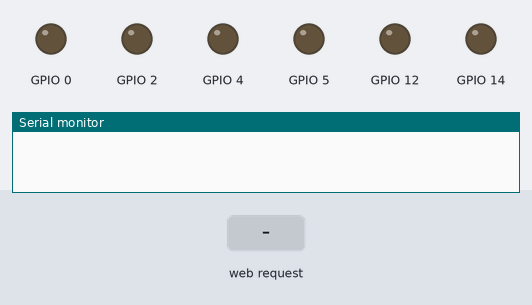
The sketch below on a simulated ESP8266 (NodeMCU). Parts: output pins drawn as LEDs (lit = HIGH), the last lines printed to the serial monitor. The test bench sets the inputs (shaded band).

Above: at 1.2 s.
1.3 s: HTTP request GET /P1_ON received
At 2.1 s:
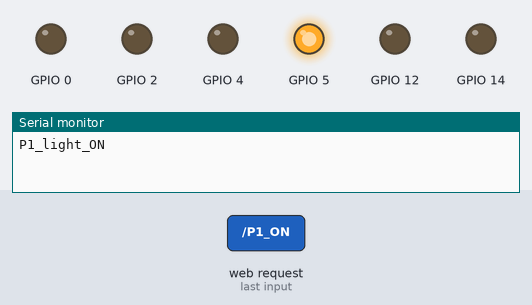
2.8 s: HTTP request GET /P1_X_ON received
At 3.2 s:
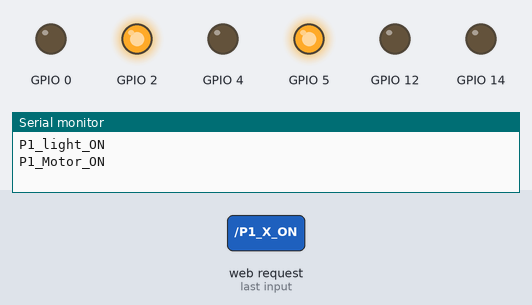
4.3 s: HTTP request GET /P1_OFF received
At 5.5 s:
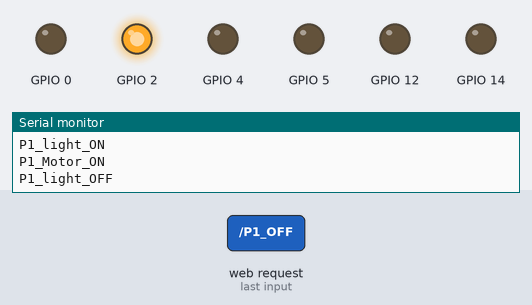
5.8 s: HTTP request GET /P2_ON received
At 6.7 s:
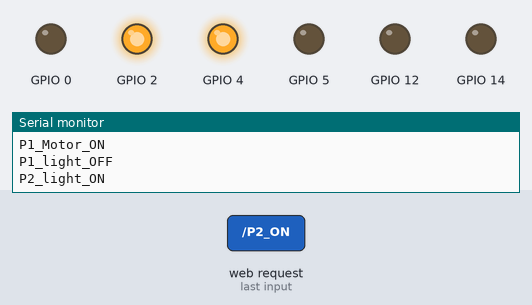
7.3 s: HTTP request GET /P1_X_OFF received
At 7.8 s:
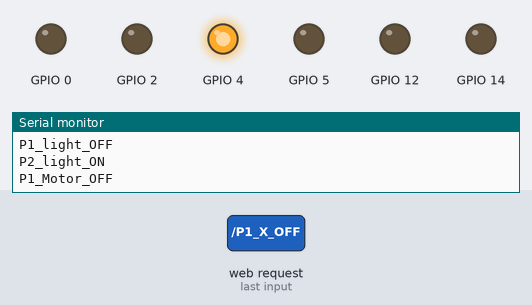
8.8 s: HTTP request GET /P3_ON received
At 10.2 s:
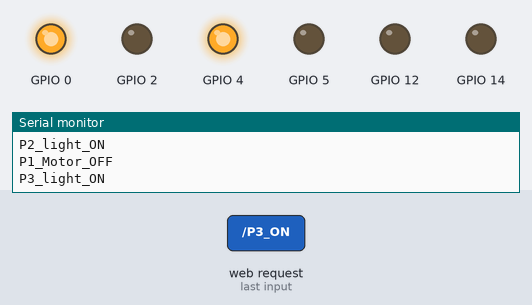
Timing chart, 0 to 11.3 s (numbered marks = the images above; inputs shaded):
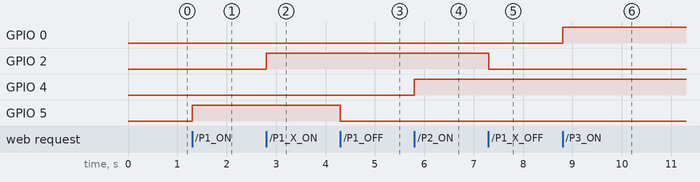

Measured:
- after the input at 1.3 s, GPIO 5: LOW → HIGH at once
- after the input at 2.8 s, GPIO 2: LOW → HIGH at once
- after the input at 4.3 s, GPIO 5: HIGH → LOW at once
- after the input at 5.8 s, GPIO 4: LOW → HIGH at once
- after the input at 7.3 s, GPIO 2: HIGH → LOW at once
- after the input at 8.8 s, GPIO 0: LOW → HIGH at once

The sketch:

03_The-Museum.ino
```cpp
// (licence header left out)
//Libary Imports//

#include <ESP8266WiFi.h>
#include <Wire.h>
#include <Adafruit_PWMServoDriver.h>
Adafruit_PWMServoDriver pwm = Adafruit_PWMServoDriver();


//Wireless Details//

const char AP_NameChar[] = "The Museum" ;
const char WiFiPassword[] = "";

WiFiServer server(80); // Setting Access Point Port


//Webpage Ingest \ HTML+CSS section//

String header = "HTTP/1.1 200 OK\r\nContent-Type: text/html\r\n\r\n";
String html_1 = "<!DOCTYPE html><html><head><meta name='viewport' content='width=device-width, initial-scale=1.0'/><meta charset='utf-8'><style>body {font-size:140%;} #main {display: table; margin: auto;  padding: 0 10px 0 10px; } h2,{text-align:center; } .button { padding:10px 10px 10px 10px; width:100%;  background-color: #61ede6; font-size: 120%;}</style><title>The Museum</title></head><body><div id='main'><h2>Museum Controller</h2><br><br>";
String html_2 = "<form id='F1' action='P1_ON'><input class='button' type='submit' value='P1 Light ON' ></form><br>";
String html_3 = "<form id='F2' action='P1_OFF'><input class='button' type='submit' value='P1 Light OFF' ></form><br>";

String html_4 = "<form id='F2' action='P2_ON'><input class='button' type='submit' value='P2 Light ON' ></form><br>";
String html_5 = "<form id='F2' action='P2_OFF'><input class='button' type='submit' value='P2 Light OFF' ></form><br>";

String html_6 = "<form id='F2' action='P3_ON'><input class='button' type='submit' value='P3 Light ON' ></form><br>";
String html_7 = "<form id='F2' action='P3_OFF'><input class='button' type='submit' value='P3 Light OFF' ></form><br>";

String html_8 = "<form id='F2' action='P1_X_ON'><input class='button' type='submit' value='P1 Motor ON' ></form><br>";
String html_9 = "<form id='F2' action='P1_X_OFF'><input class='button' type='submit' value='P1 Motor OFF' ></form><br>";

String html_10 = "<form id='F2' action='P2_X_ON'><input class='button' type='submit' value='P2 EEG ON' ></form><br>";
String html_11 = "<form id='F2' action='P2_X_OFF'><input class='button' type='submit' value='P2 EEG OFF' ></form><br>";

String html_12 = "<form id='F2' action='P3_X_ON'><input class='button' type='submit' value='P3 EMP ON' ></form><br>";
String html_13 = "<form id='F2' action='P3_X_OFF'><input class='button' type='submit' value='P3 EMP OFF' ></form><br>";


String html_14 = "</div></body></html>";

String request = "";


//Variable Area//

int servonum = 15;
int pulselength;
String loops;


//Declaring View configurations//

// - Lighting

void P1_light_ON() {
  digitalWrite(5, HIGH);
  Serial.println("P1_light_ON");
}

void P1_light_OFF() {
  digitalWrite(5, LOW);
  Serial.println("P1_light_OFF");
}

void P2_light_ON() {
  digitalWrite(4, HIGH);
  Serial.println("P2_light_ON");
}

void P2_light_OFF() {
  digitalWrite(4, LOW);
  Serial.println("P2_light_OFF");
}

void P3_light_ON() {
  digitalWrite(0, HIGH);
  Serial.println("P3_light_ON");
}

void P3_light_OFF() {
  digitalWrite(0, LOW);
  Serial.println("P3_light_OFF");
}

// - Artefacts

void P1_Motor_ON() {
  digitalWrite(2, HIGH);
  Serial.println("P1_Motor_ON");
}

void P1_Motor_OFF() {
  digitalWrite(2, LOW);
  Serial.println("P1_Motor_OFF");
}

void P2_X_ON() {
  digitalWrite(14, HIGH);
  Serial.println("P2_X_ON");
}

void P2_X_OFF() {
  digitalWrite(14, LOW);
  Serial.println("P2_X_OFF");
}

void P3_X_ON() {
  digitalWrite(12, HIGH);
  Serial.println("P3_X_ON");
}

void P3_X_OFF() {
  digitalWrite(12, LOW);
  Serial.println("P3_X_OFF");
}

void setup() {

  Serial.begin(9600); // Debug over serial at 9600 baudrate

  boolean conn = WiFi.softAP(AP_NameChar, WiFiPassword); // Consolidate Wireless function for connection monitoring
  server.begin(); // Initialise the WebSerer (Soft AP)

  pinMode(5, OUTPUT);
  pinMode(4, OUTPUT);
  pinMode(0, OUTPUT);
  pinMode(2, OUTPUT);
  pinMode(14, OUTPUT);
  pinMode(12, OUTPUT);
}


//MAIN Code loop //
void loop() {
  //Button_Trigger();
  //delay(10);

  // Check if a client has connected
  WiFiClient client = server.available();
  if (!client)  {  return;  }

  // Read the first line of the request
  request = client.readStringUntil('\r');

  if       ( request.indexOf("P1_ON") > 0 )  { P1_light_ON();  }
  else if  ( request.indexOf("P1_OFF") > 0 ) { P1_light_OFF();   }
  else if  ( request.indexOf("P2_ON") > 0 ) { P2_light_ON();   }
  else if  ( request.indexOf("P2_OFF") > 0 ) { P2_light_OFF();   }
  else if  ( request.indexOf("P3_ON") > 0 ) { P3_light_ON();   }
  else if  ( request.indexOf("P3_OFF") > 0 ) { P3_light_OFF();   }
  else if  ( request.indexOf("P1_X_ON") > 0 ) { P1_Motor_ON();   }
  else if  ( request.indexOf("P1_X_OFF") > 0 ) { P1_Motor_OFF();   }
  else if  ( request.indexOf("P2_X_ON") > 0 ) { P2_X_ON();   }
  else if  ( request.indexOf("P2_X_OFF") > 0 ) { P2_X_OFF();   }
  else if  ( request.indexOf("P3_X_ON") > 0 ) { P3_X_ON();   }
  else if  ( request.indexOf("P3_X_OFF") > 0 ) { P3_X_OFF();   }


  client.flush();

  client.print( header );
  client.print( html_1 );
  client.print( html_2 );
  client.print( html_3 );
  client.print( html_4 );
  client.print( html_5 );
  client.print( html_6 );
  client.print( html_7 );
  client.print( html_8 );
  client.print( html_9 );
  client.print( html_10 );
  client.print( html_11 );
  client.print( html_12 );
  client.print( html_13 );
  client.print( html_14 );


  delay(5);
}
```
